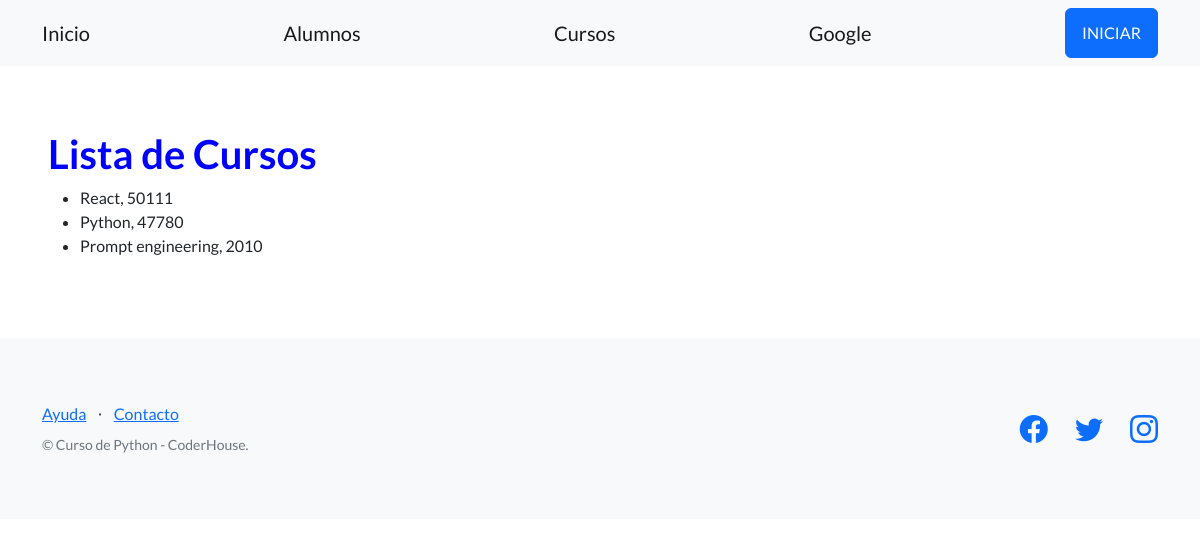
The app's page /studios/cursos/, older data.
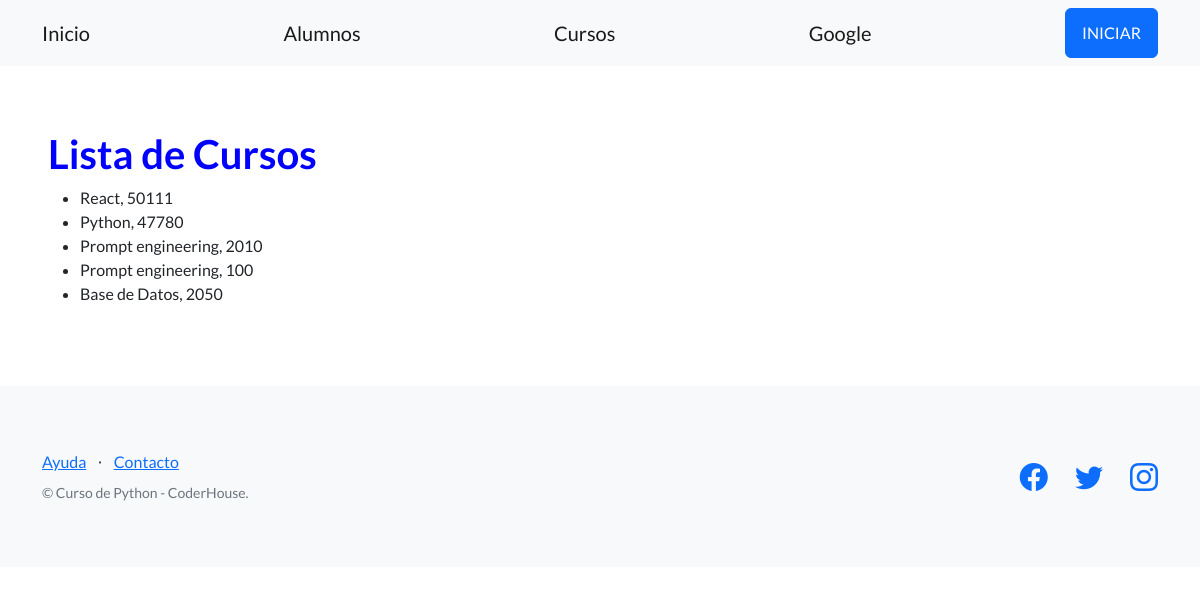
The same page, newer data.
### control_studios/models.py (models this page shows, shortened)
class Curso(models.Model):
   nombre = models.CharField(max_length=64)
   comision = models.IntegerField()

### control_studios/views.py (the view)
# urls.py: path("cursos/", listar_cursos, name="lista_cursos"),
def listar_cursos(request):
    contexto = {
        "cursos": Curso.objects.all(),
    }
    http_response = render(
        request=request,
        template_name='control_studios/lista_cursos.html',
        context=contexto,
    )
    return http_response

### control_studios/templates/control_studios/lista_cursos.html (shortened to what this page needs)
{% extends "base.html" %}
    {% block contenido %}
    <h1 style="color:blue;">
      Lista de Cursos
    </h1>
    <ul>
    {% for curso in cursos %}
    <li>
      {{ curso.nombre}}, {{ curso.comision}}
    </li>
    {% endfor %}
    </ul>
    {% endblock contenido %}

Row changes from the older to the newer data that the page shows:
added Curso: nombre "Prompt engineering", comision "100"
added Curso: nombre "Base de Datos", comision "2050"
